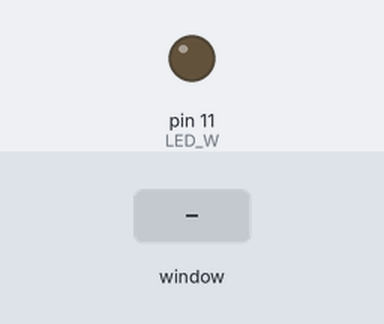
This program was run on a simulated Raspberry Pi (header pin numbers). Shown: output pins drawn as LEDs (lit = HIGH). Inputs (shaded band) come from the test bench. The desktop window is not drawn, its controls go by their first labels and the mouse button is held 0.15 s; what the program prints to the terminal is not drawn.

Above: at 1.2 s.
1.3 s: control labelled "LED_W" in the window clicked
At 1.8 s:
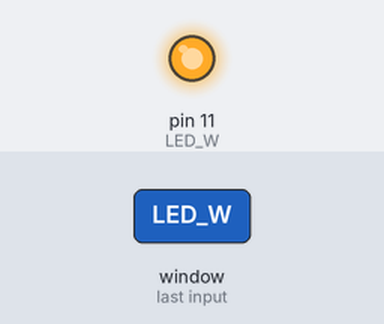
Timing chart, 0 to 4.3 s (numbered marks = the images above; inputs shaded):
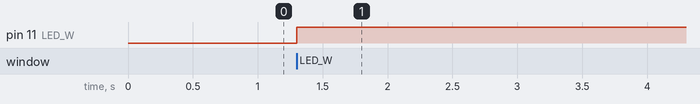

Measured:
- after the input at 1.3 s, pin 11 (LED_W): LOW → HIGH at once

The program:

led_02t.py
```python
# coding: utf-8

# GPIO 모듈
import RPi.GPIO as GPIO

import tkinter as tk

import time


# 핀번호 할당으로 처리 : 핀번호 설정
GPIO.setmode(GPIO.BOARD)

# 핀번호 설정 : chanel
LED_W = 11

# 11번 핀 출력 핀으로 등록, 초기 출력은 LOW = 0  False
GPIO.setup(LED_W, GPIO.OUT, initial=GPIO.LOW)

print('========> LED_W : ', GPIO.input(LED_W))

def func():
    GPIO.output(LED_W, not GPIO.input(LED_W))
    #time.sleep(3)

# 윈도우 객체
window = tk.Tk()
window.geometry('400x400')

# label 객체 생성
label = tk.Label(window, text='번튼을 눌러서 LED 점등을 하세요')

# button 객체 생성
btn = tk.Button(window, text='LED_W', command=func)

# 위젯 배치
label.pack()
btn.pack()

# 윈도우 출력
window.mainloop()


#GPIO 개방
GPIO.cleanup()
```
